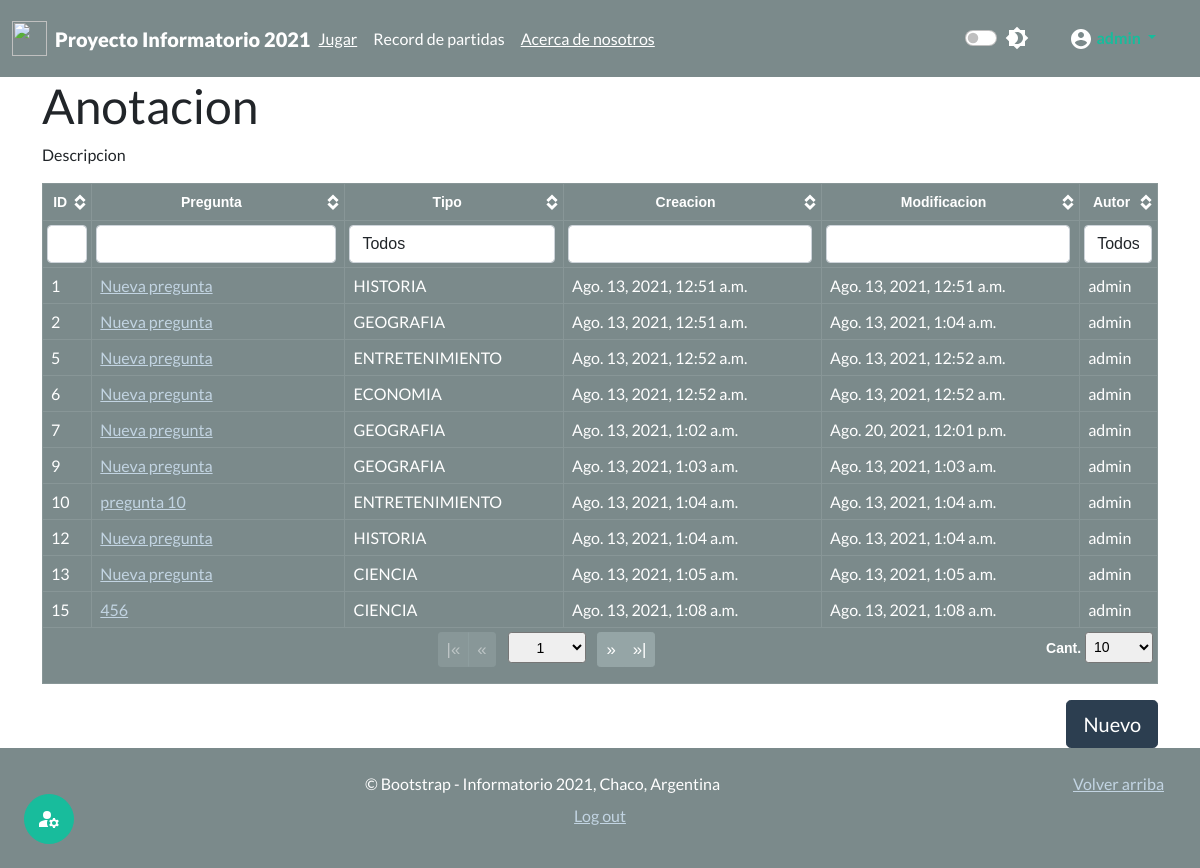
Page /useradmin/prg (signed in) on the earlier database version.
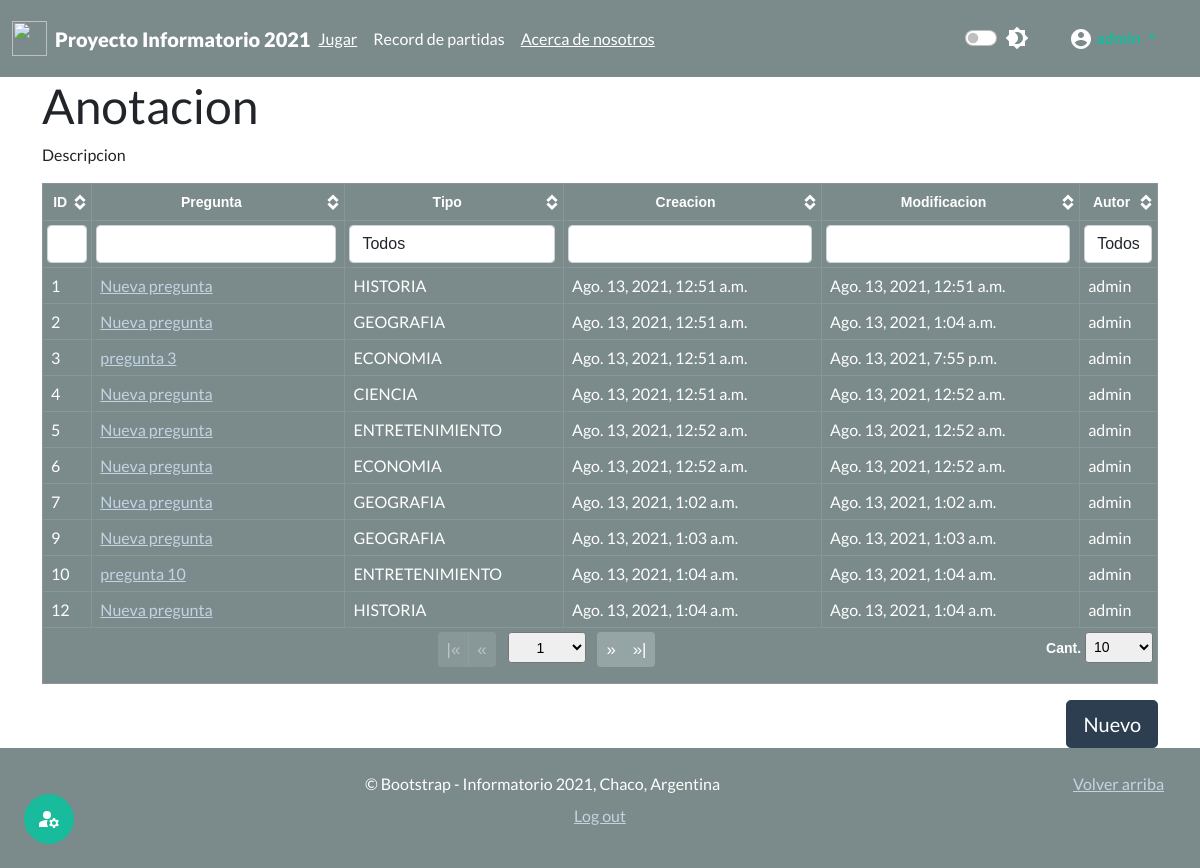
Same page on the later database version.
### juego_chaco/models.py (models this page shows)
class Pregunta(models.Model):
    autor = models.ForeignKey(User, on_delete=models.CASCADE) #modificar mas adelante
    pregunta = models.CharField(max_length=500)
    clasificacion = models.CharField(max_length=30,choices=Clasificacion.choices,default=Clasificacion.GEOGRAFIA,)
    fecha_creacion = models.DateTimeField(auto_now_add=True, editable=False)
    fecha_modificacion = models.DateTimeField(auto_now=True)
    def __str__(self):
        return self.pregunta

### useradministrator/views.py (the view)
# urls.py: path('useradmin/<str:id>',views.mi_useradmin,name="mi_useradmin"),
@login_required(login_url="login")
@permission_required('authusuario.es_usuario_admin',raise_exception=True)
def mi_useradmin(request,id):
    sw={"prg":admin_cuestionarios,"usr":admin_usuarios,"act":admin_actividades}
    func= sw.get(id,"ERROR")
    if func != "ERROR":
        return func(request)
    raise Http404

### useradministrator/views.py (called while the page is built)
def admin_cuestionarios(request):
    lista_preguntas=Pregunta.objects.all()
    context={"cuestionario":lista_preguntas}
    return render(request,'admin/admin_cuestionarios.html',context)

### templates/admin/admin_cuestionarios.html (shortened to what this page needs)
{% extends 'base.html' %}
{% load static %}
{% block load_scr %}
<link href={% static 'css/theme.bootstrap_4.css' %} rel="stylesheet">
<link href={% static 'css/jquery.tablesorter.pager.css' %} rel="stylesheet">
{% endblock  %}
{% block content %}
<div class="container">
  <h1>Anotacion</h2>
  <p>Descripcion</p>
  <table class="table table-dark table-bordered table-hover table-responsive">
    <thead class="thead-dark text-center">
      <tr>
        <th>ID</th>
        <th>Pregunta</th>
        <th class="filter-select filter-exact" data-placeholder="Todos">Tipo</th>
        <th>Creacion</th>
        <th>Modificacion</th>
        <th class="filter-select filter-exact" data-placeholder="Todos">Autor</th>
    </thead>
    <tfoot class="text-center">
      <tr>
        <th colspan="7" class="ts-pager">
          <div class="form-inline">
            <div class="btn-group btn-group-sm mx-1" role="group">
              <button type="button" class="btn btn-secondary first" title="first">|&laquo;</button>
              <button type="button" class="btn btn-secondary prev" title="previous">&laquo;</button>
            </div>
            <select class="form-control-sm custom-select px-4 mx-1 pagenum" title="N° de página"></select>
            <div class="btn-group btn-group-sm mx-1" role="group">
              <button type="button" class="btn btn-secondary next" title="next">&raquo;</button>
              <button type="button" class="btn btn-secondary last" title="last">&raquo;|</button>
            </div>
            <p class="float-end">
              <a>Cant.</a>
              <select class="form-control-sm custom-select px-1 pagesize" title="Seleccione el tamaño de página">
                <option selected="selected" value="10">10</option>
            </p>
          </div>
        </th>
      </tr>
    </tfoot>
    <tbody>
      {% for pregunta in cuestionario %}
        <tr>
        <td>{{pregunta.pk}}</td>
        <td><a href= {% url 'editar' 'ver' pregunta.pk %}>{{pregunta}}</a></td>
        <td>{{pregunta.clasificacion}}</td>
        <td>{{pregunta.fecha_creacion}}</td>
        <td>{{pregunta.fecha_modificacion}}</td>
        <td>{{pregunta.autor}}</td>
        </tr>
      {% endfor %}
    </tbody>
  </table>
  <div class="text-right" style="margin-top: auto;">
    <a href={% url 'editar' 'new' %} class="btn btn-lg btn-primary">Nuevo</a>
  </div>
</div>
{% endblock  %}

Differences in the rows shown:
no longer on this page (row unchanged): Pregunta: pk "13", pregunta "Nueva pregunta", clasificacion "CIENCIA", fecha_creacion "Ago. 13, 2021, 1:05 a.m.", fecha_modificacion "Ago. 13, 2021, 1:05 a.m.", autor "admin"
no longer on this page (row unchanged): Pregunta: pk "15", pregunta "456", clasificacion "CIENCIA", fecha_creacion "Ago. 13, 2021, 1:08 a.m.", fecha_modificacion "Ago. 13, 2021, 1:08 a.m.", autor "admin"
added Pregunta: pk "3", pregunta "pregunta 3", clasificacion "ECONOMIA", fecha_creacion "Ago. 13, 2021, 12:51 a.m.", fecha_modificacion "Ago. 13, 2021, 7:55 p.m.", autor "admin"
added Pregunta: pk "4", pregunta "Nueva pregunta", clasificacion "CIENCIA", fecha_creacion "Ago. 13, 2021, 12:51 a.m.", fecha_modificacion "Ago. 13, 2021, 12:52 a.m.", autor "admin"
changed Pregunta "Ago. 13, 2021, 1:02 a.m.": fecha_modificacion "Ago. 20, 2021, 12:01 p.m." → "Ago. 13, 2021, 1:02 a.m."
